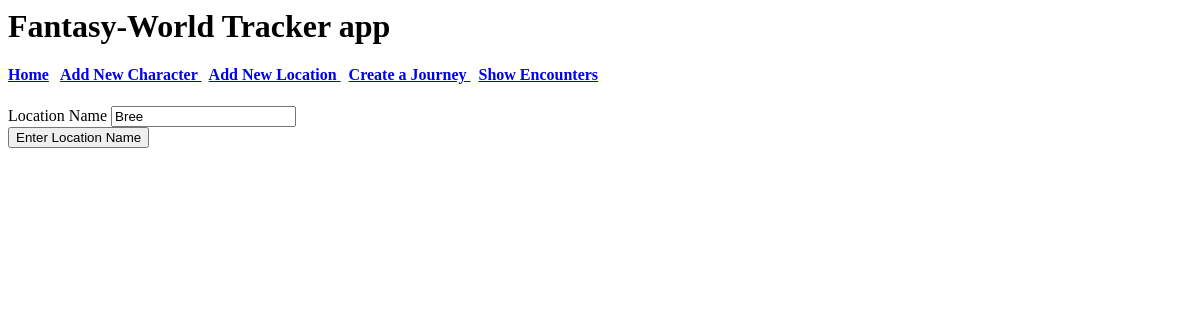
/update-location/2, run on an earlier commit of the app's database.
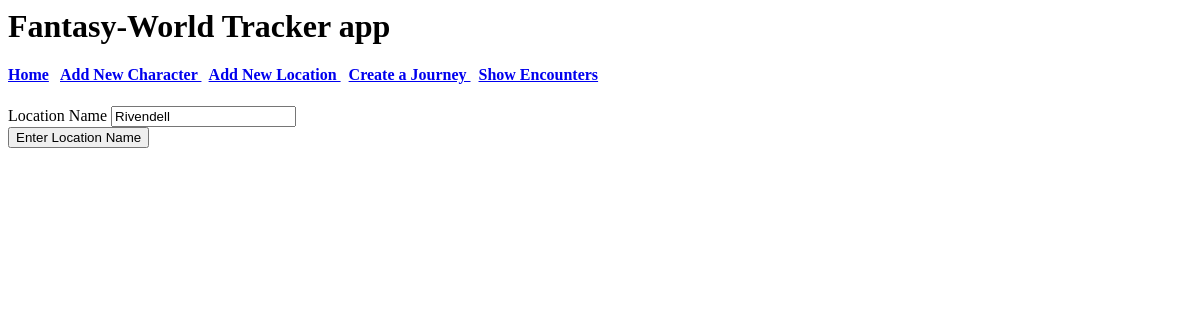
And on a later commit of the database.
### fwtapp.py (models this page shows)
class location(db.Model):
    lid = db.Column(db.Integer, primary_key=True)
    time = db.relationship("time", backref="location")
    lname = db.Column(db.String(50), nullable=False)

### fwtapp.py (the view)
@app.route('/update-location/<int:lid>', methods=["GET", "POST"])
def updateloc(lid):
    form = lform()
    update_loc = location.query.get(lid)
    if form.validate_on_submit():
        update_loc.lname = form.lname.data
        db.session.commit()
        return redirect(url_for('index'))
    elif request.method == "GET":
        form.lname.data = update_loc.lname
    return render_template("newlocation.html", form=form)

### fwtapp.py
class lform(FlaskForm):
    lname = StringField("Location Name")
    submit = SubmitField("Enter Location Name")

### templates/newlocation.html (shortened to what this page needs)
{% extends "layout.html" %}
{% block body %}
<form method="POST" action="">
    {{ form.lname.label }} {{ form.lname }}
    <br>
    {{ form.submit }}
</form>
{% endblock body %}

What changed in the data, as far as the page shows it:
changed location: lname "Bree" → "Rivendell"
